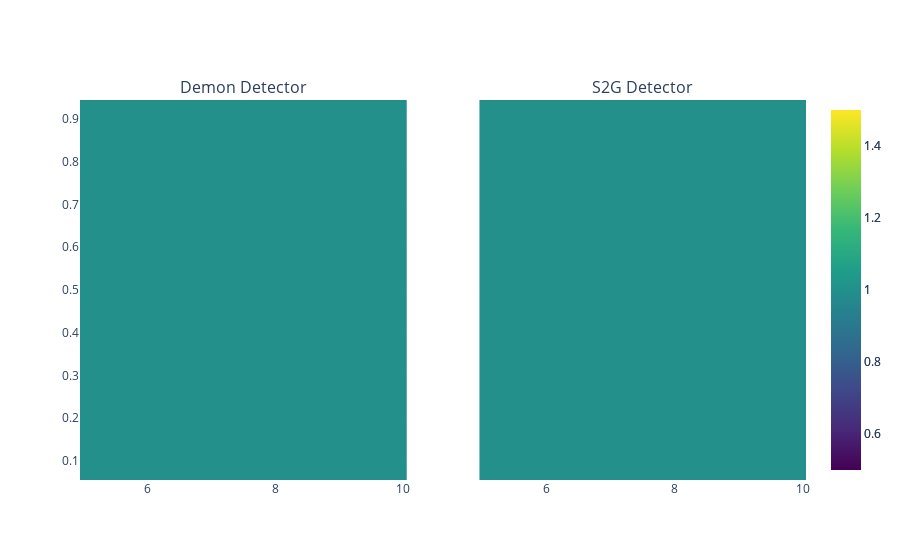

Write notebook code for a chart like this one.
### Code cell
fig = make_subplots(rows=1, cols=2, subplot_titles=("Demon Detector", "S2G Detector"), horizontal_spacing=0.1, shared_xaxes=True, shared_yaxes=True)

# fig = go.Figure()
fig.add_trace(go.Heatmap(z=d_avg_welch.T, x=snr_vec, y=th_itamar, colorscale='Viridis'), row=1, col=1)
fig.add_trace(go.Heatmap(z=d_avg_s2g.T, x=snr_vec, y=th_itamar, colorscale='Viridis'), row=1, col=2)
fig.show()

### Figure 1 — Plotly figure (JSON) as saved in the notebook; plotly's stock layout.template omitted (floating-point values rounded to 4 significant figures; data arrays with more than 128 entries replaced by an {"elided": "..."} marker saying what was removed)
{"data": [{"colorscale": [[0, "#440154"], [0.1111, "#482878"], [0.2222, "#3e4989"], [0.3333, "#31688e"], [0.4444, "#26828e"], [0.5556, "#1f9e89"], [0.6667, "#35b779"], [0.7778, "#6ece58"], [0.8889, "#b5de2b"], [1, "#fde725"]], "type": "heatmap", "x": [10.0, 9.898, 9.796, 9.694, 9.592, 9.49, 9.388, 9.286, 9.184, 9.082, 8.98, 8.878, 8.776, 8.673, 8.571, 8.469, 8.367, 8.265, 8.163, 8.061, 7.959, 7.857, 7.755, 7.653, 7.551, 7.449, 7.347, 7.245, 7.143, 7.041, 6.939, 6.837, 6.735, 6.633, 6.531, 6.429, 6.327, 6.224, 6.122, 6.02, 5.918, 5.816, 5.714, 5.612, 5.51, 5.408, 5.306, 5.204, 5.102, 5.0], "xaxis": "x", "y": [0.1, 0.1889, 0.2778, 0.3667, 0.4556, 0.5444, 0.6333, 0.7222, 0.8111, 0.9], "yaxis": "y", "z": {"elided": "10x50 float values"}}, {"colorscale": [[0, "#440154"], [0.1111, "#482878"], [0.2222, "#3e4989"], [0.3333, "#31688e"], [0.4444, "#26828e"], [0.5556, "#1f9e89"], [0.6667, "#35b779"], [0.7778, "#6ece58"], [0.8889, "#b5de2b"], [1, "#fde725"]], "type": "heatmap", "x": [10.0, 9.898, 9.796, 9.694, 9.592, 9.49, 9.388, 9.286, 9.184, 9.082, 8.98, 8.878, 8.776, 8.673, 8.571, 8.469, 8.367, 8.265, 8.163, 8.061, 7.959, 7.857, 7.755, 7.653, 7.551, 7.449, 7.347, 7.245, 7.143, 7.041, 6.939, 6.837, 6.735, 6.633, 6.531, 6.429, 6.327, 6.224, 6.122, 6.02, 5.918, 5.816, 5.714, 5.612, 5.51, 5.408, 5.306, 5.204, 5.102, 5.0], "xaxis": "x2", "y": [0.1, 0.1889, 0.2778, 0.3667, 0.4556, 0.5444, 0.6333, 0.7222, 0.8111, 0.9], "yaxis": "y2", "z": {"elided": "10x50 float values"}}], "layout": {"annotations": [{"font": {"size": 16}, "showarrow": false, "text": "Demon Detector", "x": 0.225, "xanchor": "center", "xref": "paper", "y": 1, "yanchor": "bottom", "yref": "paper"}, {"font": {"size": 16}, "showarrow": false, "text": "S2G Detector", "x": 0.775, "xanchor": "center", "xref": "paper", "y": 1, "yanchor": "bottom", "yref": "paper"}], "xaxis": {"anchor": "y", "domain": [0, 0.45]}, "xaxis2": {"anchor": "y2", "domain": [0.55, 1]}, "yaxis": {"anchor": "x", "domain": [0, 1]}, "yaxis2": {"anchor": "x2", "domain": [0, 1], "matches": "y", "showticklabels": false}}}
